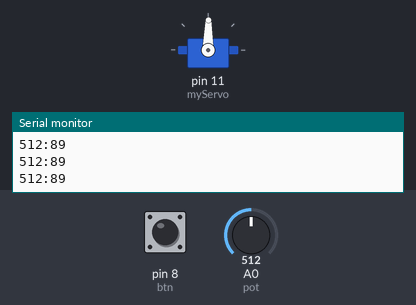
Simulated run of this sketch. Board: Arduino Uno, built with avr-gcc and run on an emulated ATmega328P. Parts: servo, the last lines printed to the serial monitor. The test bench sets the inputs (shaded band); at power-on: A0 (pot) = 512, pin 8 (btn) LOW.

Above: at 1.2 s.
1.3 s: A0 (pot) set to 716
At 2.5 s:
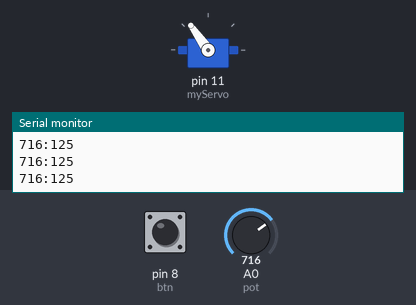
2.8 s: pin 8 (btn) pulled HIGH for 0.15 s
At 2.88 s:
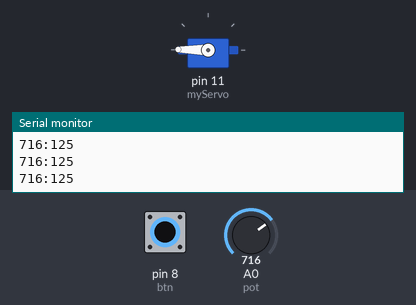
4.4 s: A0 (pot) set to 900
At 5.6 s:
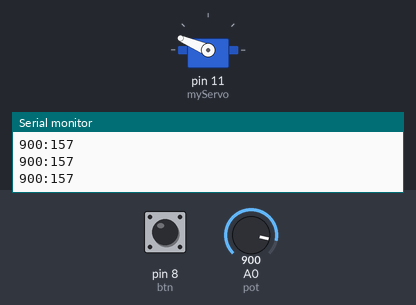
5.9 s: A0 (pot) set to 306
At 7.0 s:
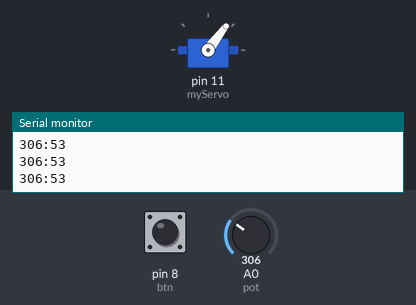
7.4 s: A0 (pot) set to 0
At 8.4 s:
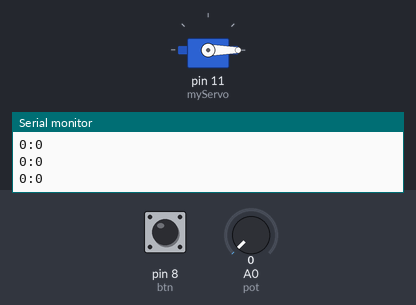
8.9 s: A0 (pot) set to 122
At 9.8 s:
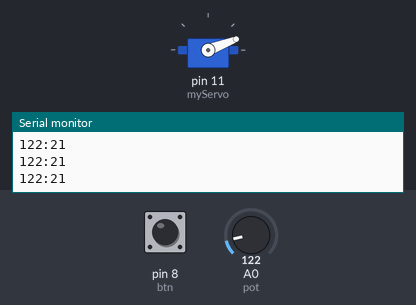
Timing chart, 0 to 11.4 s (numbered marks = the images above; inputs shaded):
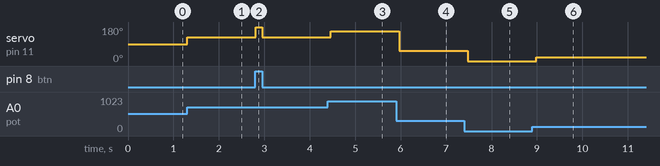

The sketch:

Servo_robot.ino
```cpp
#include <Servo.h>

Servo myServo;

const int pot = A0; //potentiometer pin
int potValue = 0;
int servoAngle = 0;
const int btn = 8;

void setup() {
  // put your setup code here, to run once:
  myServo.attach(11);
  Serial.begin(9600);
  pinMode(btn,INPUT);
}

void loop() {
  // put your main code here, to run repeatedly:
  if(digitalRead(btn)==HIGH){
    myServo.write(179);
  }else{
    potValue = analogRead(pot);
    servoAngle = map(potValue,0,1023,0,179);
    myServo.write(servoAngle);
    Serial.print(potValue);
    Serial.print(":");
    Serial.println(servoAngle);
    delay(100);
  }
}
```

Measured:
- after the input at 1.3 s, servo on pin 11 (myServo): 89° → 125° at once
- after the input at 2.8 s, servo on pin 11 (myServo): 125° → 179° at once, → 125° 0.13 s later
- after the input at 4.4 s, servo on pin 11 (myServo): 125° → 157° after 0.06 s
- after the input at 5.9 s, servo on pin 11 (myServo): 157° → 53° after 0.07 s
- after the input at 7.4 s, servo on pin 11 (myServo): 53° → 0° after 0.08 s
- after the input at 8.9 s, servo on pin 11 (myServo): 0° → 21° after 0.08 s
